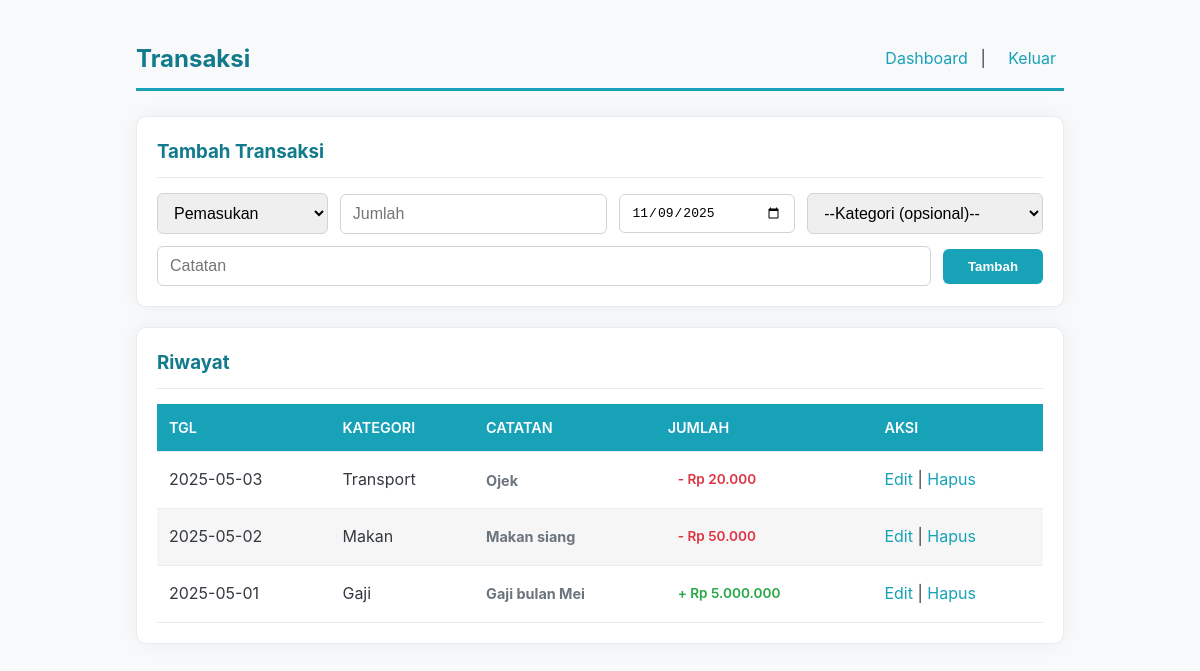
Screenshot of /transactions.php (signed in) with the database file from the repository.
### tables this page shows
CREATE TABLE transactions (
  id INT AUTO_INCREMENT PRIMARY KEY,
  user_id INT NOT NULL,
  category_id INT NULL,
  type ENUM('income','expense') NOT NULL,
  amount DECIMAL(12,2) NOT NULL,
  note VARCHAR(255),
  date DATE NOT NULL,
  created_at TIMESTAMP DEFAULT CURRENT_TIMESTAMP,
  FOREIGN KEY (user_id) REFERENCES users(id) ON DELETE CASCADE,
  FOREIGN KEY (category_id) REFERENCES categories(id) ON DELETE SET NULL
);

CREATE TABLE categories (
  id INT AUTO_INCREMENT PRIMARY KEY,
  user_id INT NOT NULL,
  name VARCHAR(100) NOT NULL,
  type ENUM('income','expense') NOT NULL,
  FOREIGN KEY (user_id) REFERENCES users(id) ON DELETE CASCADE
);

### public/transactions.php (the view, shortened to what this page needs)
<?php
require_once __DIR__ . '/../db.php';
$uid = $_SESSION['user_id'];
$transStmt = $pdo->prepare('
    SELECT t.*, c.name AS categories_name
    FROM transactions t
    LEFT JOIN categories c ON t.category_id=c.id  WHERE t.user_id=?
    ORDER BY t.date DESC
');
$transStmt->execute([$uid]);
$trans = $transStmt->fetchAll(PDO::FETCH_ASSOC);
?>
<!DOCTYPE html>
<html lang="id">
<head>
</head>
<body>
<header>
  <h2>Transaksi</h2>
  <div><a href="index.php">Dashboard</a> | <a href="logout.php">Keluar</a></div>
</header>
<div class="card">
  <h3>Tambah Transaksi</h3>
  <form action="add_transaction.php" method="post">
    <div class="form-row">
      <select name="type">
        <option value="income">Pemasukan</option>
      </select>
      <input name="amount" placeholder="Jumlah" required>
      <input name="date" type="date" value="<?= date('Y-m-d') ?>">
      <select name="category_id"> <option value="">--Kategori (opsional)--</option>
      </select>
      <input name="note" placeholder="Catatan">
      <button type="submit">Tambah</button>
    </div>
  </form>
</div>
<div class="card">
  <h3>Riwayat</h3>
  <table class="table">
    <thead><tr><th>Tgl</th><th>Kategori</th><th>Catatan</th><th>Jumlah</th><th>Aksi</th></tr></thead>
    <tbody>
      <?php foreach($trans as $t): ?>
      <tr>
        <td><?= htmlspecialchars($t['date']) ?></td>
        <td><?= htmlspecialchars($t['categories_name'] ?: '—') ?></td>
        <td class="small note"><?= htmlspecialchars($t['note']) ?></td> <td>
          <?= ($t['type']=='income' ? '<span class="badge income">+ ' : '<span class="badge expense">- ') ?>
          Rp <?= number_format($t['amount'], 0, ',', '.') ?></span>
        </td>
        <td>
          <a href="edit_transaction.php?id=<?= $t['id'] ?>">Edit</a> |
          <a href="transactions.php?delete_id=<?= $t['id'] ?>" onclick="return confirm('Hapus transaksi ini?')">Hapus</a>
        </td>
      </tr>
      <?php endforeach; ?>
    </tbody>
  </table>
</div>
</body>
</html>

### public/transactions.php (style rules this page uses)
:root { --primary-color: #17a2b8; --primary-dark: #117a8b; --bg-light: #f8f9fa; --text-dark: #343a40; --card-bg: #fff; --border-color: #e9ecef; --income-color: #28a745; --expense-color: #dc3545; }
* { box-sizing: border-box; }
body { font-family: -apple-system, BlinkMacSystemFont, "Segoe UI", Roboto, "Helvetica Neue", Arial, sans-serif; background-color: var(--bg-light); color: var(--text-dark); max-width: 960px; margin: 30px auto; padding: 0 16px; line-height: 1.6; }
h2, h3 { color: var(--primary-dark); margin-top: 0; }
a { color: var(--primary-color); text-decoration: none; transition: color 0.2s; }
header { display: flex; justify-content: space-between; align-items: center; padding: 10px 0; margin-bottom: 25px; border-bottom: 3px solid var(--primary-color); }
header h2 { font-weight: 700; margin: 0; }
header div a { margin-left: 10px; padding: 5px 8px; border-radius: 4px; }
.card { background-color: var(--card-bg); border: 1px solid var(--border-color); border-radius: 10px; padding: 20px; margin: 20px 0; box-shadow: 0 0 20px rgba(0, 0, 0, 0.05); }
.card h3 { padding-bottom: 10px; margin-bottom: 15px; border-bottom: 1px solid var(--border-color); }
.form-row { display: flex; gap: 12px; flex-wrap: wrap; align-items: center; }
input, select { padding: 10px 12px; border: 1px solid #ced4da; border-radius: 6px; flex-grow: 1; font-size: 1em; min-width: 150px; transition: border-color 0.2s, box-shadow 0.2s; }
button { padding: 10px 15px; border: none; border-radius: 6px; cursor: pointer; background-color: var(--primary-color); color: white; font-weight: 600; transition: background-color 0.2s; }
button[type="submit"] { min-width: 100px; }
.card .form-row { justify-content: space-between; }
.small { font-size: 1.8em; font-weight: 700; color: var(--text-dark); line-height: 1.2; }
.income { color: var(--income-color) !important; }
.expense { color: var(--expense-color) !important; }
.table { width: 100%; border-collapse: collapse; }
.table th, .table td { padding: 12px; border-bottom: 1px solid var(--border-color); text-align: left; }
.table th { background-color: var(--primary-color); color: white; font-weight: 600; text-transform: uppercase; font-size: 0.9em; }
.table tr:nth-child(even) { background-color: #f6f6f6; }
.small.note { font-size: 0.9em; color: #6c757d; }
.badge { padding: 5px 10px; border-radius: 15px; font-size: 0.85em; font-weight: 600; display: inline-block; white-space: nowrap; color: white; }

### rows the page displays
transactions: date "2025-05-03", category.name "Transport", note "Ojek", amount "20.000"
transactions: date "2025-05-02", category.name "Makan", note "Makan siang", amount "50.000"
transactions: date "2025-05-01", category.name "Gaji", note "Gaji bulan Mei", amount "5.000.000"
